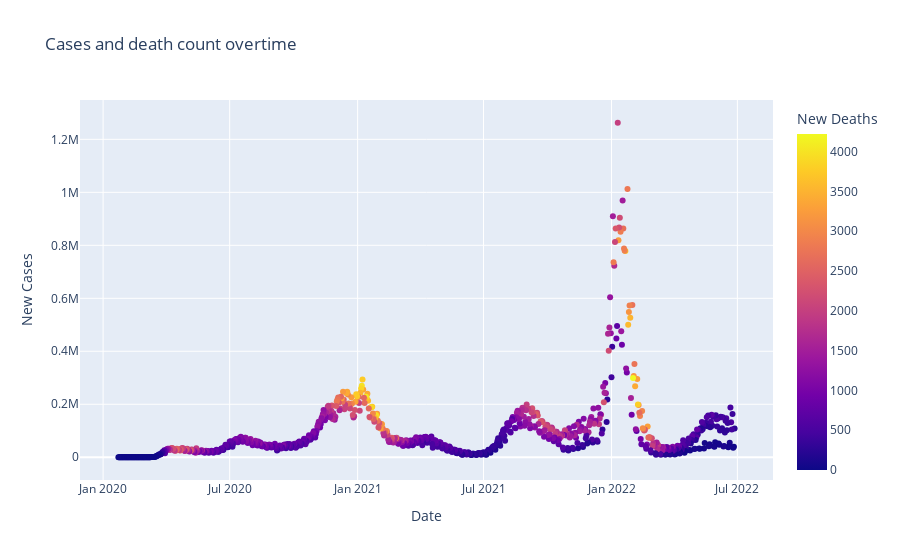
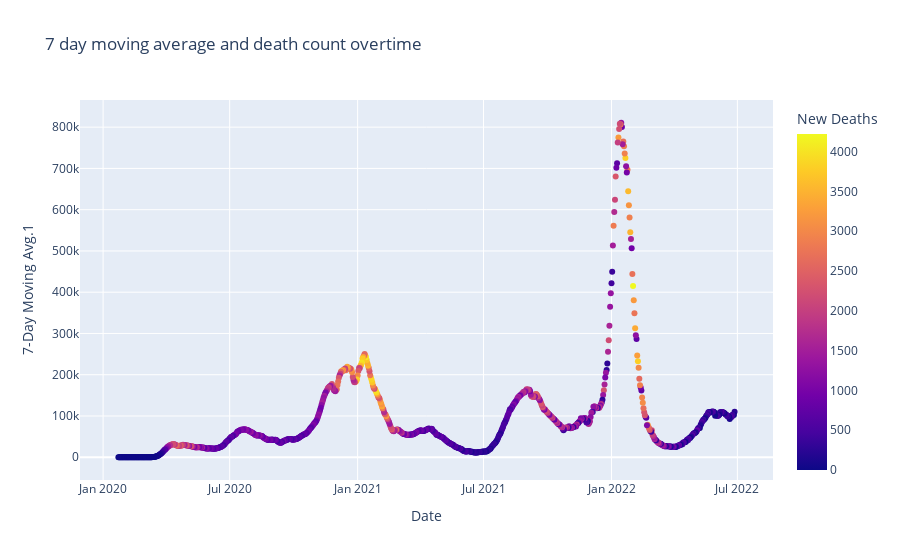

Notebook source saved alongside these figures, in order:
### Code cell
#PLOTTING New cases and New deaths overtime for visual refernce of distribution in a timeseries and setting pixelation dimensionality to 12 length units by 6 width units#####
fig = px.scatter(path, x="Date", y="New Cases", color='New Deaths', title="Cases and death count overtime")
(figsize:=(12,6))
fig.show()

fig = px.scatter(path, x="Date", y="7-Day Moving Avg.1", color='New Deaths', title="7 day moving average and death count overtime")
(figsize:=(12,6))
fig.show()

### Figure 1 — Plotly figure (JSON) as saved in the notebook; plotly's stock layout.template omitted (floating-point values rounded to 4 significant figures; data arrays with more than 128 entries replaced by an {"elided": "..."} marker saying what was removed)
{"data": [{"hovertemplate": "Date=%{x}<br>New Cases=%{y}<br>New Deaths=%{marker.color}<extra></extra>", "legendgroup": "", "marker": {"color": {"elided": "887 int values"}, "coloraxis": "coloraxis", "symbol": "circle"}, "mode": "markers", "name": "", "orientation": "v", "showlegend": false, "type": "scatter", "x": {"elided": "887 str values"}, "xaxis": "x", "y": {"elided": "887 int values"}, "yaxis": "y"}], "layout": {"autosize": true, "coloraxis": {"colorbar": {"title": {"text": "New Deaths"}}, "colorscale": [[0, "#0d0887"], [0.1111, "#46039f"], [0.2222, "#7201a8"], [0.3333, "#9c179e"], [0.4444, "#bd3786"], [0.5556, "#d8576b"], [0.6667, "#ed7953"], [0.7778, "#fb9f3a"], [0.8889, "#fdca26"], [1, "#f0f921"]]}, "legend": {"tracegroupgap": 0}, "title": {"text": "Cases and death count overtime"}, "xaxis": {"anchor": "y", "autorange": true, "domain": [0, 1], "range": ["2019-11-30 19:09:04.89", "2022-08-19 04:50:55.11"], "title": {"text": "Date"}, "type": "date"}, "yaxis": {"anchor": "x", "autorange": true, "domain": [0, 1], "range": [-104200.0, 1367000.0], "title": {"text": "New Cases"}, "type": "linear"}}}

### Figure 2 — Plotly figure (JSON) as saved in the notebook; plotly's stock layout.template omitted (floating-point values rounded to 4 significant figures; data arrays with more than 128 entries replaced by an {"elided": "..."} marker saying what was removed)
{"data": [{"hovertemplate": "Date=%{x}<br>7-Day Moving Avg.1=%{y}<br>New Deaths=%{marker.color}<extra></extra>", "legendgroup": "", "marker": {"color": {"elided": "887 int values"}, "coloraxis": "coloraxis", "symbol": "circle"}, "mode": "markers", "name": "", "orientation": "v", "showlegend": false, "type": "scatter", "x": {"elided": "887 str values"}, "xaxis": "x", "y": {"elided": "887 int values"}, "yaxis": "y"}], "layout": {"autosize": true, "coloraxis": {"colorbar": {"title": {"text": "New Deaths"}}, "colorscale": [[0, "#0d0887"], [0.1111, "#46039f"], [0.2222, "#7201a8"], [0.3333, "#9c179e"], [0.4444, "#bd3786"], [0.5556, "#d8576b"], [0.6667, "#ed7953"], [0.7778, "#fb9f3a"], [0.8889, "#fdca26"], [1, "#f0f921"]]}, "legend": {"tracegroupgap": 0}, "title": {"text": "7 day moving average and death count overtime"}, "xaxis": {"anchor": "y", "autorange": true, "domain": [0, 1], "range": ["2019-11-30 19:09:04.89", "2022-08-19 04:50:55.11"], "title": {"text": "Date"}, "type": "date"}, "yaxis": {"anchor": "x", "autorange": true, "domain": [0, 1], "range": [-66900.0, 877600.0], "title": {"text": "7-Day Moving Avg.1"}, "type": "linear"}}}
